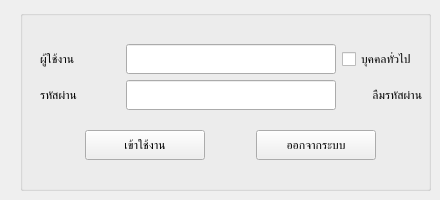
    <widget class="QWidget" name="tab_2">
     <attribute name="title">
      <string>เข้าใช้งาน</string>
     </attribute>
     <widget class="QGroupBox" name="groupBox">
      <property name="geometry">
       <rect>
        <x>20</x>
        <y>10</y>
        <width>411</width>
        <height>181</height>
       </rect>
      </property>
      <property name="title">
       <string/>
      </property>
      <widget class="QWidget" name="layoutWidget">
       <property name="geometry">
        <rect>
         <x>20</x>
         <y>20</y>
         <width>382</width>
         <height>144</height>
        </rect>
       </property>
       <layout class="QVBoxLayout" name="verticalLayout_15">
        <item>
         <layout class="QGridLayout" name="gridLayout_4">
          <item row="1" column="0">
           <widget class="QLabel" name="label_11">
            <property name="minimumSize">
             <size>
              <width>80</width>
              <height>30</height>
             </size>
            </property>
            <property name="maximumSize">
             <size>
              <width>80</width>
              <height>16777215</height>
             </size>
            </property>
            <property name="text">
             <string>รหัสผ่าน</string>
            </property>
           </widget>
          </item>
          <item row="1" column="1">
           <widget class="QLineEdit" name="password">
            <property name="minimumSize">
             <size>
              <width>200</width>
              <height>30</height>
             </size>
            </property>
           </widget>
          </item>
          <item row="1" column="2">
           <widget class="QLabel" name="forgotpassword">
            <property name="minimumSize">
             <size>
              <width>80</width>
              <height>30</height>
             </size>
            </property>
            <property name="maximumSize">
             <size>
              <width>80</width>
              <height>16777215</height>
             </size>
            </property>
            <property name="text">
             <string>ลืมรหัสผ่าน</string>
            </property>
            <property name="alignment">
             <set>Qt::AlignRight|Qt::AlignTrailing|Qt::AlignVCenter</set>
            </property>
           </widget>
          </item>
          <item row="0" column="1">
           <widget class="QLineEdit" name="username">
            <property name="minimumSize">
             <size>
              <width>200</width>
              <height>30</height>
             </size>
            </property>
           </widget>
          </item>
          <item row="0" column="0">
           <widget class="QLabel" name="label_7">
            <property name="minimumSize">
             <size>
              <width>80</width>
              <height>30</height>
             </size>
            </property>
            <property name="maximumSize">
             <size>
              <width>80</width>
              <height>16777215</height>
             </size>
            </property>
            <property name="text">
             <string>ผู้ใช้งาน</string>
            </property>
           </widget>
          </item>
          <item row="0" column="2">
           <widget class="QCheckBox" name="checkNonpwa">
            <property name="text">
             <string>บุคคลทั่วไป</string>
            </property>
           </widget>
          </item>
         </layout>
        </item>
        <item>
         <layout class="QHBoxLayout" name="horizontalLayout_12">
          <item>
           <widget class="QPushButton" name="loginBtn">
            <property name="minimumSize">
             <size>
              <width>120</width>
              <height>30</height>
             </size>
            </property>
            <property name="maximumSize">
             <size>
              <width>120</width>
              <height>30</height>
             </size>
            </property>
            <property name="text">
             <string>เข้าใช้งาน</string>
            </property>
           </widget>
          </item>
          <item>
           <widget class="QPushButton" name="logoutBtn">
            <property name="minimumSize">
             <size>
              <width>120</width>
              <height>30</height>
             </size>
            </property>
            <property name="maximumSize">
             <size>
              <width>120</width>
              <height>30</height>
             </size>
            </property>
            <property name="text">
             <string>ออกจากระบบ</string>
            </property>
           </widget>
          </item>
         </layout>
        </item>
       </layout>
      </widget>
     </widget>
    </widget>
